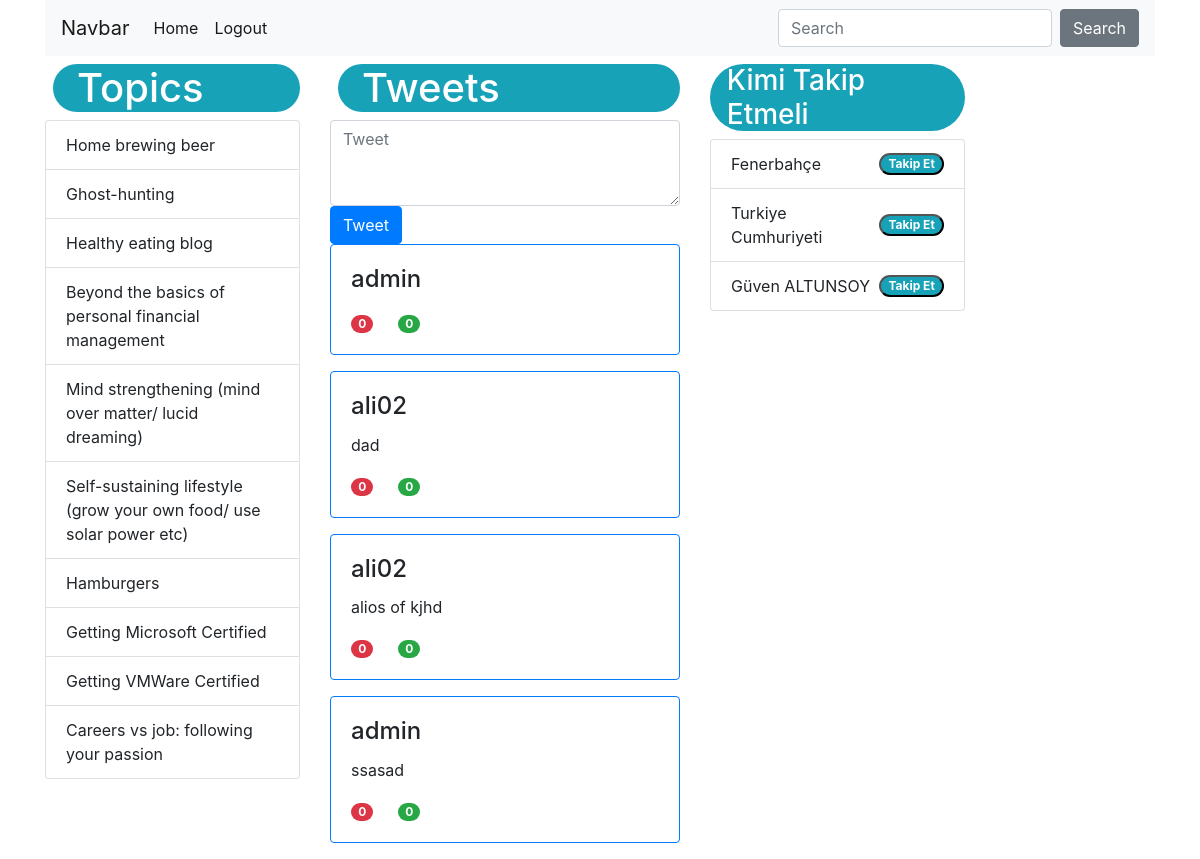
Before: / (signed in) with the older database file.
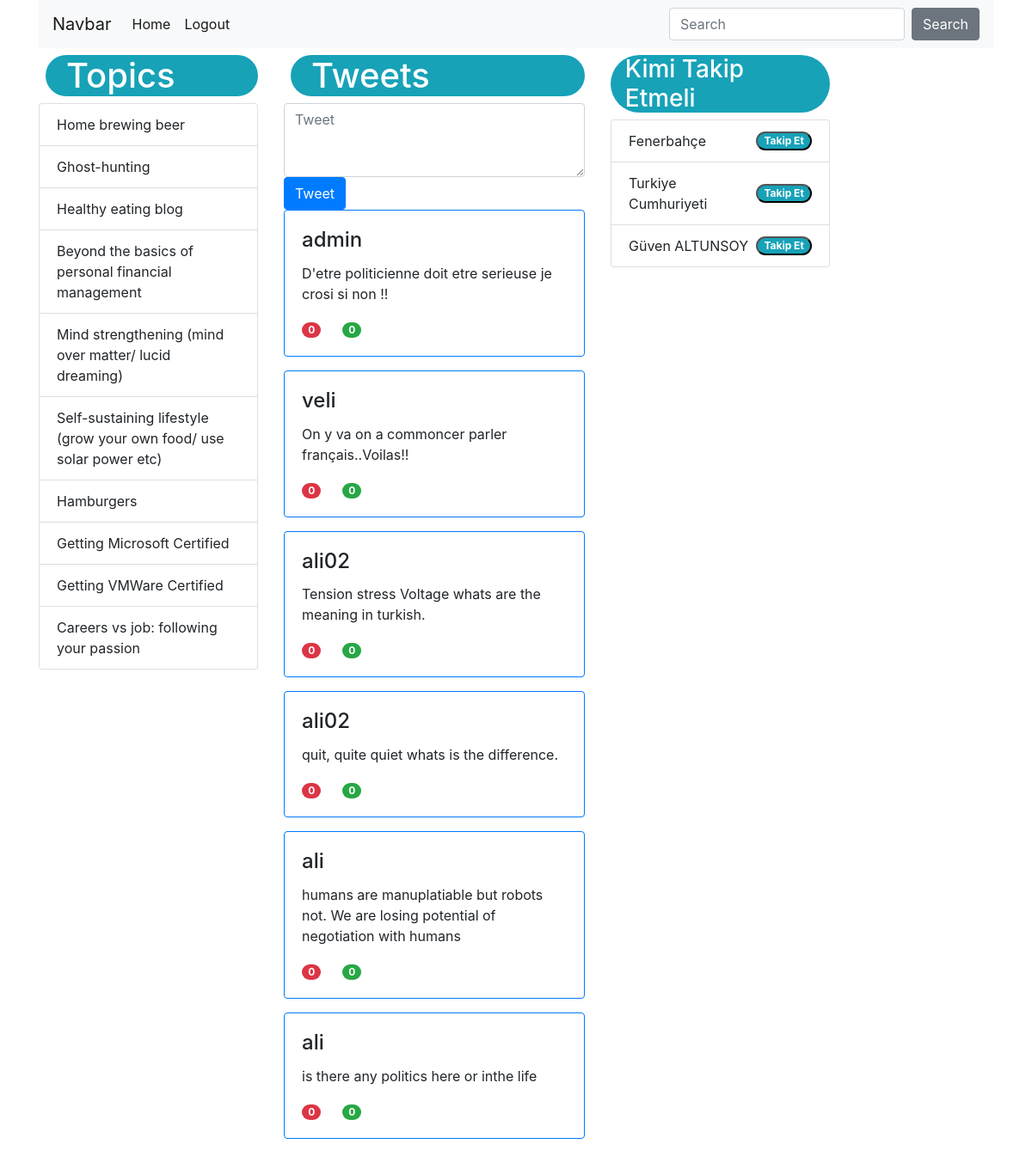
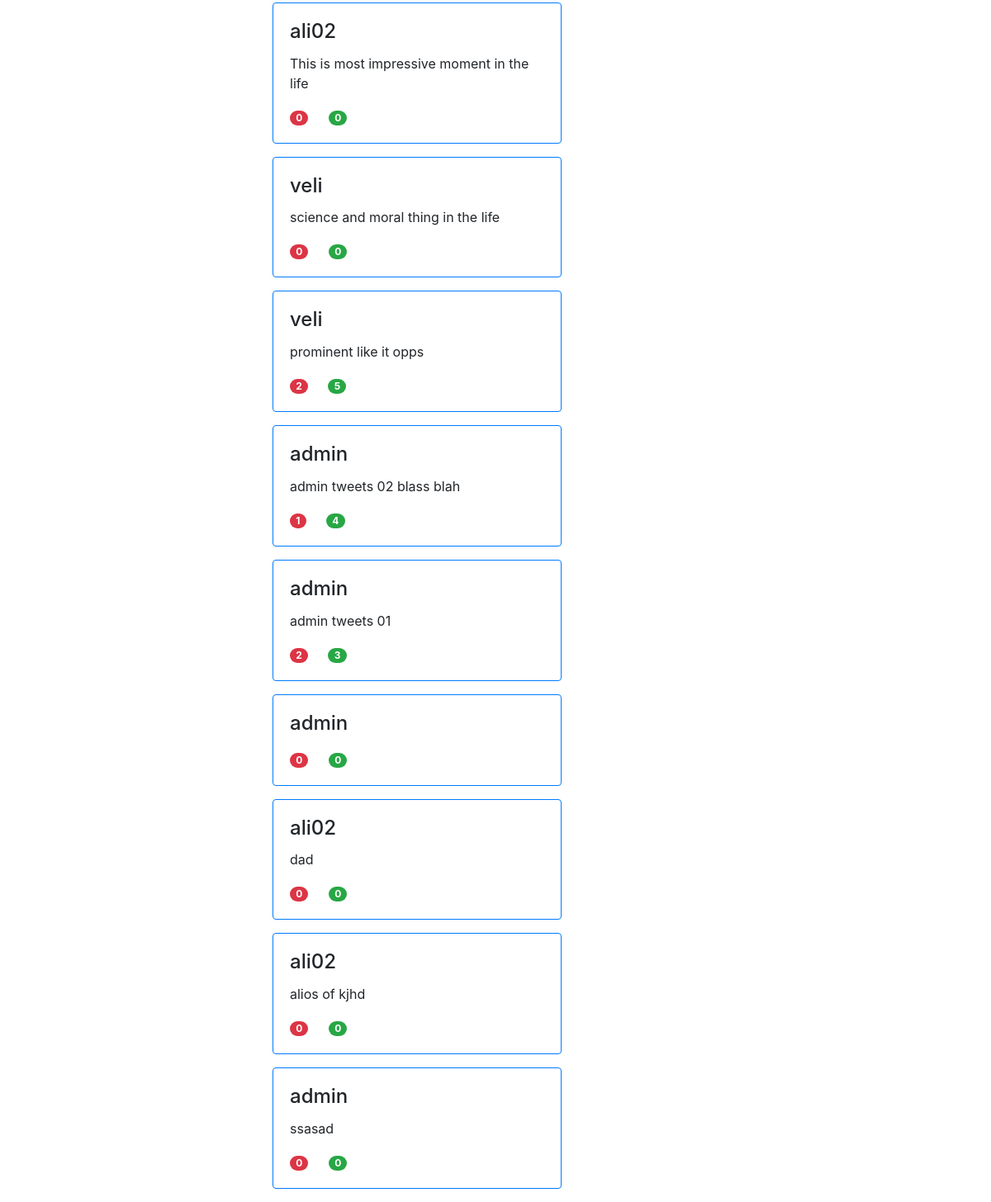
After: the same page with the newer database file (2 pictures, top to bottom).
### user_profile/models.py (models this page shows)
class Topics(models.Model):
    topic = models.CharField(max_length=300, blank=False)

### tweet/models.py (models this page shows)
class Tweet(models.Model):
    user_id = models.ForeignKey(
      User, on_delete=models.CASCADE
    )
    post = models.CharField(max_length=240)
    like = models.PositiveIntegerField(default=0)
    retweet = models.PositiveIntegerField(default=0)
    created_date = models.DateTimeField(auto_now_add=True)
    updated_date = models.DateTimeField(auto_now=True)
    is_deleted = models.BooleanField(default=False)

### user_profile/views.py (the view)
# urls.py: path('', index),
def index(request):
    if request.user.is_authenticated:
        print('User LoggedIn')
        return get_tweet(request, request.user.id)
    return redirect('/login')

### tweet/views.py (called while the page is built)
def get_tweet(request, user_id):
    print('\n\n\n ===> Coming User Id:', user_id)
    context = dict()
    user_list = Follow.objects.filter(follower_id = user_id)
    print('\n\n\n ===> User list:', dir(user_list))
    get_id = ""
    for item in user_list:
        print('item id :', item.following_id)
        get_id = item.following_id
    context['last_topics'] = Topics.objects.all().order_by('-pk')[:10]
    context['tweets'] = Tweet.objects.order_by('-pk')
    return render(request, 'index.html', context)

### templates/index.html (shortened to what this page needs)
<!DOCTYPE html>
<html lang="en">
<head>
    <link rel="stylesheet" href="https://stackpath.bootstrapcdn.com/bootstrap/4.3.1/css/bootstrap.min.css"
>
</head>
<body>
    <div class="container">
        <div class="row-fluid">
            <nav class="navbar navbar-expand-lg navbar-light bg-light">
                <a class="navbar-brand" href="#">Navbar</a>
                <div class="collapse navbar-collapse" id="navbarColor03">
                    <ul class="navbar-nav mr-auto">
                        <li class="nav-item active">
                            <a class="nav-link" href="/">Home <span class="sr-only">(current)</span></a>
                        </li>
                        <li class="nav-item active">
                            <a class="nav-link" href="logout/">Logout</a>
                    </ul>
                    <form class="form-inline my-2 my-lg-0">
                        <input class="form-control mr-sm-2" type="text" placeholder="Search">
                        <button class="btn btn-secondary my-2 my-sm-0" type="submit">Search</button>
                    </form>
                </div>
            </nav>
        </div>
        <div class="row mt-2">
            <div class="col-3">
                <h1 class="ml-2 badge-info badge-pill">Topics</h1>
                <ul class="list-group">
                    {% for topic in last_topics %}
                    <li class="list-group-item d-flex justify-content-between align-items-center">
                        {{ topic.topic }}
                    </li>
                    {% endfor %}
                </ul>
            </div>
            <div class="col-6-fluid col-md-4">
                <h1 class="ml-2 badge-info badge-pill">Tweets</h1>
                <form method="POST" action="/tweet/tweet-post/">
                    <textarea class="form-control" name="tweet" rows="3" placeholder="Tweet"></textarea>
                    <button class="btn btn-primary" type="submit">Tweet</button>
                </form>
                {% for tweet in tweets %}
                <div class="card border-primary mb-3">
                    <div class="card-body">
                        <h4 class="card-title">{{ tweet.user_id }}</h4>
                        <p class="card-text"> {{ tweet.post }}</p>
                        <a href="#" class="badge card-link badge-pill badge-danger">{{ tweet.like }}</a>
                        <a href="#" class="badge card-link badge-success badge-pill">{{ tweet.retweet }}</a>
                    </div>
                </div>
                {% endfor %}
            </div>
            <div class="col-3">
                <h3 class="badge-info badge-pill">
                    Kimi Takip Etmeli
                </h3>
                <ul class="list-group">
                    <li class="list-group-item d-flex justify-content-between align-items-center">
                        Fenerbahçe
                        <button class="badge badge-info badge-pill">Takip Et</button>
                    </li>
                    <li class="list-group-item d-flex justify-content-between align-items-center">
                        Turkiye Cumhuriyeti
                        <button class="badge badge-info badge-pill">Takip Et</button>
                    </li>
                    <li class="list-group-item d-flex justify-content-between align-items-center">
                        Güven ALTUNSOY
                        <button class="badge badge-info badge-pill">Takip Et</button>
                    </li>
                </ul>
            </div>
        </div>
    </div>
</body>
</html>

Changed rows visible on the page:
added Tweet: user_id "admin", post "D'etre politicienne doit etre serieuse je crosi si non !!", like "0", retweet "0"
added Tweet: user_id "veli", post "On y va on a commoncer parler français..Voilas!!", like "0", retweet "0"
added Tweet: user_id "ali02", post "Tension stress Voltage whats are the meaning in turkish.", like "0", retweet "0"
added Tweet: user_id "ali02", post "quit, quite quiet whats is the difference.", like "0", retweet "0"
added Tweet: user_id "ali", post "humans are manuplatiable but robots not. We are losing potential of negotiation with humans", like "0", retweet "0"
added Tweet: user_id "ali", post "is there any politics here or inthe life", like "0", retweet "0"
added Tweet: user_id "ali02", post "This is most impressive moment in the life", like "0", retweet "0"
added Tweet: user_id "veli", post "science and moral thing in the life", like "0", retweet "0"
added Tweet: user_id "veli", post "prominent like it opps", like "2", retweet "5"
added Tweet: user_id "admin", post "admin tweets 02 blass blah", like "1", retweet "4"
added Tweet: user_id "admin", post "admin tweets 01", like "2", retweet "3"
